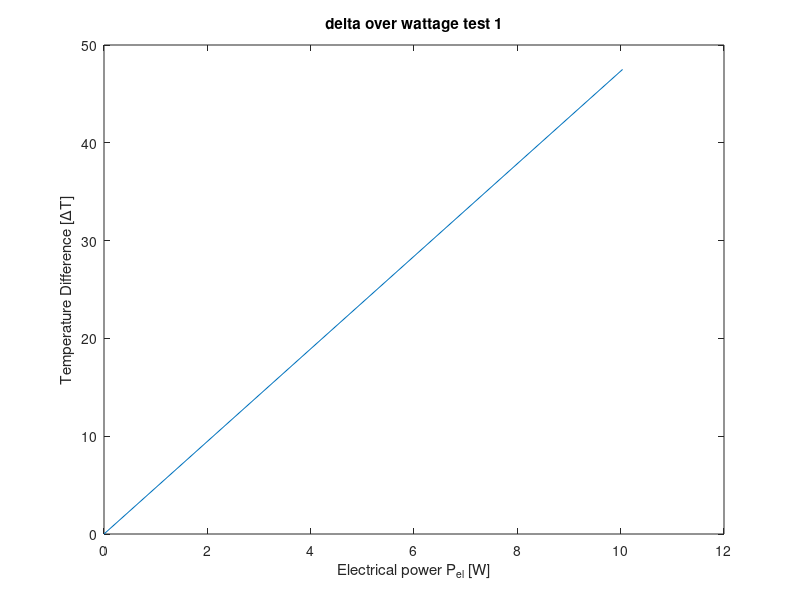
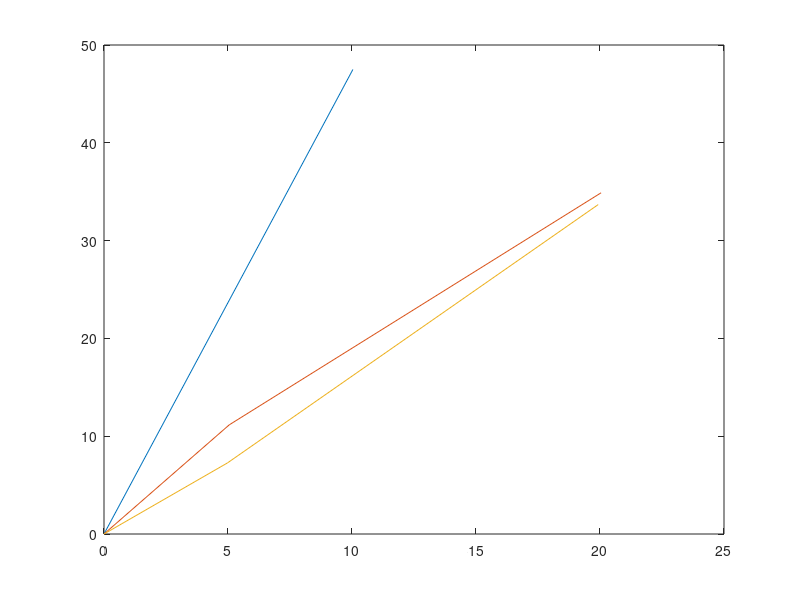

Write the MATLAB code that produced these figures, in order. (Note: this script raises an error after producing the figures.)
clear; close all; clc

figure(1)
ssf_test1 = [10.0,  47.5;
10.0, 47.5;
10.0, 47.5;
10.0, 47.5;
10.2, 47.5;
10.0, 47.5;
10.0, 47.5;
10.0, 47.5;
10.0, 47.5;
10.2, 47.5;
10.0, 47.5;];


plot([0 mean(ssf_test1(:,1))] ,[0 mean(ssf_test1(:,2))])
title('delta over wattage test 1')

ylabel('Temperature Difference [\DeltaT]')
xlabel('Electrical power P_e_l [W]')

% skipping page 74 as all of our temp differences are the same

figure(2)
sst2 = [19.8, 34.9;
20.1, 34.9;
20.3, 34.9;
19.8, 34.9;
20.3, 34.9;
20.3, 34.9;
19.8, 34.9;
20.3, 34.9;
20.2, 34.9;
19.8, 34.8;
19.8, 34.9;];





test25w = [5.1	,11.2;
5.1	,11.1;
5.1	,11.1;
5.1	,11.2;
5.0	,11.2;
5.1	,11.1;
5.0	,11.2;
5.0	,11.2;
5.1	,11.1;
4.9	,11.2;];
%10.0,10.8;
%10.0,10.8;
%10.0,10.9;
%10.0,10.8;
%10.0,10.8;
%10.0,10.8;
%10.0,10.8;
%10.0,10.8;
%10.0,10.8;
%10.0,10.9;];

plot([0 mean(ssf_test1(:,1))] ,[0 mean(ssf_test1(:,2))]) % test 1 
hold on

plot([0 mean(test25w(:,1)) mean(sst2(:,1))],[0 mean(test25w(:,2)) mean(sst2(:,2))]) % test 2


test3_5w = [4.9,7.3;
4.9,7.3;
4.9,7.3;
5.1,7.2;
4.9,7.3;
4.9,7.3;
4.9,7.2;
5.1,7.3;
5.1,7.2;
5.1,7.3;];


test3_20w25pf = [20.2,33.7;
19.8,33.7;
19.8,33.7;
19.8,33.6;
19.8,33.7;
20.2,33.7;
19.8,33.7;
19.9,33.7;
20.2,33.7;
19.8,33.7;
19.9,33.6;];

plot([0 mean(test3_5w(:,1)) mean(test3_20w25pf(:,1))],[0 mean(test3_5w(:,2)) mean(test3_20w25pf(:,2))])


test425pf = [10.0,18.2;
10.0,18.2;
10.0,18.2;
10.0,18.2;
10.0,18.2;
10.0,18.2;
10.0,18.2;
10.0,18.2;
10.0,18.2;
10.0,18.2;];


test450pf =[10.0,10.8;
10.0,10.8;
10.0,10.9;
10.0,10.8;
10.0,10.8;
10.0,10.8;
10.0,10.8;
10.0,10.8;
10.0,10.8;
10.0,10.9;];


%plot([mean(test425pf(:,1)) mean(test450pf(:,1))],[mean(test425pf(:,2)) mean(test450pf(:,2))])

%}
legend({'test1 free convection' 'test 2 forec laminar' 'test 3 forced terbulant'},Location='best')
title('delta over wattage test 2')

ylabel('Temperature Difference [\DeltaT]')
xlabel('Electrical power P_e_l [W]')

scatter(test25w(:,1),test25w(:,2),color='black',Markerfacecolor='red')
scatter(sst2(:,1),sst2(:,2),color='red',Markerfacecolor='red')


scatter(test3_5w(:,1),test3_5w(:,2),Markerfacecolor='blue')
scatter(test3_20w25pf(:,1),test3_20w25pf(:,2),Markerfacecolor='blue')

%scatter(test425pf(:,1),test425pf(:,2),Markerfacecolor='green')
%scatter(test450pf(:,1),test450pf(:,2),Markerfacecolor='green')
